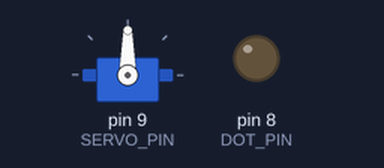
The sketch below on a simulated Arduino Uno, built with avr-gcc and run on an emulated ATmega328P. Parts: servo, output pins drawn as LEDs (lit = HIGH).

Above: at 0.1 s.
At 37.1 s:
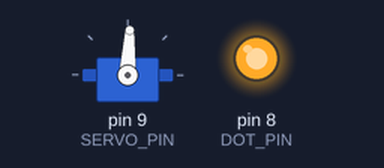
Timing chart, 0 to 40.0 s (numbered marks = the images above):
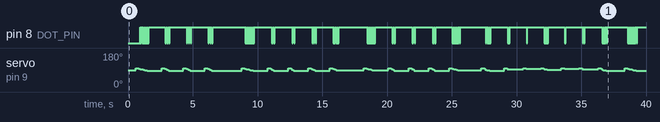

Measured:
- by itself, servo on pin 9 (SERVO_PIN): 90° → 98° at 0.60 s, → 96° 0.24 s later, → 95° 0.11 s later, → 93° 0.11 s later, … (150 changes in this stretch)

The sketch:

telegrafo.ino
```cpp
#include <SoftwareSerial.h>
#include <Servo.h>
#include <Stepper.h>  // Reintegra a biblioteca Stepper
#include "chars.h"    // Reintegra a biblioteca chars.h

// Pinos para a conexão da mecânica controlada
#define SERVO_PIN 9
#define DOT_PIN 8
#define STEPPER_PIN_1 3
#define STEPPER_PIN_2 4
#define STEPPER_PIN_3 5
#define STEPPER_PIN_4 6

// Atrasos para o eletroímã, em milissegundos
#define DOT_UP_DELAY 65
#define DOT_DOWN_DELAY 25

// Posições extremas da área de desenho do servomotor
#define SERVO_MIN 80
#define SERVO_MAX 120

// Quantidade de pontos na altura. Quanto maior, menor serão as letras
#define SERVO_STEPS 25

// Calcula o tamanho de cada passo do servomotor
#define SERVO_STEP (SERVO_MAX - SERVO_MIN) / SERVO_STEPS

// Tempo que o servomotor leva para se mover de ponto a ponto, em milissegundos
#define SERVO_DELAY SERVO_STEP * 20

// Tempo de atraso entre cada passo (em milissegundos)
int delayEntrePassos = 5;

// Margem inferior em pontos até a linha de texto
#define LINE_TAB 15

Servo servo;                        // Servomotor
Stepper stepper(4096, STEPPER_PIN_1, STEPPER_PIN_2, STEPPER_PIN_3, STEPPER_PIN_4);  // Motor de passo
SoftwareSerial Bluetooth(A3, A2);   // [RX, TX] Porta serial para o módulo Bluetooth

// Declarações das funções
void printString(char* str);
void printChar(char c);
void ping();
void girarMotorAntiHorario(int passos);
void desligarBobinas();
void passoAntiHorario();
void printLine(int b); // Adicionei a declaração da função printLine

void setup() {
  Bluetooth.begin(9600);

  servo.attach(SERVO_PIN);
  pinMode(DOT_PIN, OUTPUT);

  // Inicialmente, desliga todas as saídas do motor de passo
  desligarBobinas();

  printString("ERAWM");
}

// Função para desenhar um ponto no papel
void ping() {
  digitalWrite(DOT_PIN, 0);
  delay(DOT_UP_DELAY);
  digitalWrite(DOT_PIN, 1);
  delay(DOT_DOWN_DELAY);
}

// Função para girar o motor de passo no sentido anti-horário
void girarMotorAntiHorario(int passos) {
  for (int i = 0; i < passos; i++) {
    passoAntiHorario();
  }
}

// Função para desligar todas as bobinas do motor
void desligarBobinas() {
  digitalWrite(STEPPER_PIN_1, LOW);
  digitalWrite(STEPPER_PIN_2, LOW);
  digitalWrite(STEPPER_PIN_3, LOW);
  digitalWrite(STEPPER_PIN_4, LOW);
}


// Sequência de passos para o sentido anti-horário
void passoAntiHorario() {
  digitalWrite(STEPPER_PIN_4, HIGH);
  delay(delayEntrePassos);
  digitalWrite(STEPPER_PIN_4, LOW);

  digitalWrite(STEPPER_PIN_3, HIGH);
  delay(delayEntrePassos);
  digitalWrite(STEPPER_PIN_3, LOW);

  digitalWrite(STEPPER_PIN_2, HIGH);
  delay(delayEntrePassos);
  digitalWrite(STEPPER_PIN_2, LOW);

  digitalWrite(STEPPER_PIN_1, HIGH);
  delay(delayEntrePassos);
  digitalWrite(STEPPER_PIN_1, LOW);
}
// Função que imprime um caractere de acordo com a fonte definida,
// chamando sequencialmente as funções printLine()
void printChar(char c) {
  int n = 0;

  for (int i = 0; i < 8; i++) {
    if (chars[c][i] != 0) {
      printLine(chars[c][i]);
      n++;
    } else {
      // Em vez de chamar stepper.step(15), vamos usar girarMotorHorario para movimentar
      girarMotorAntiHorario(15);
    }
  }
}

// Função que imprime a string recebida como parâmetro,
// chamando sequencialmente as funções printChar()
void printString(char* str) {
  while (*str != '\0') {
    printChar(*str);
    str += 1;
  }
}

int n;

void loop() {
  // Caso algo chegue via Bluetooth, imprimimos tudo o que for possível
  if (Bluetooth.available() > 0) {
    while (Bluetooth.available() > 0) {
      n = Bluetooth.read();
      if (n >= 0) printChar((char)n);
    }
  }

  // Girar o motor de passo constantemente (ajuste a quantidade de passos como necessário)
  girarMotorAntiHorario(1); // Gira 1 passo a cada loop, ajuste conforme necessário

  // Assim que finalizamos, enviamos um '1' como resposta,
  // indicando que estamos prontos para receber mais dados
  Bluetooth.write(1);
  delay(1500);
}

// Função para desenhar uma coluna de 8 pontos a partir de um byte
void printLine(int b) {
  // Volta ao início da coluna
  servo.write(SERVO_MAX - (LINE_TAB) * SERVO_STEP);

  // Se a coluna não estiver vazia, desenhamos,
  // caso contrário, apenas movemos a fita
  if (b != 0) {
    servo.write(SERVO_MAX - (LINE_TAB - 1) * SERVO_STEP);
    delay(SERVO_DELAY * 12);

    // Imprime os pontos sequencialmente, lendo bit a bit
    for (int j = 0; b != 0; j++) {
      servo.write(SERVO_MAX - (LINE_TAB + j) * SERVO_STEP);
      delay(SERVO_DELAY);

      if (b & 1) ping();
      b >>= 1;
    }
  }

  // Movemos a fita, girando o motor após imprimir a linha
  girarMotorAntiHorario(50); // Ajuste conforme necessário
}
```

Source omitted: chars.h (data table, 4285 bytes)
